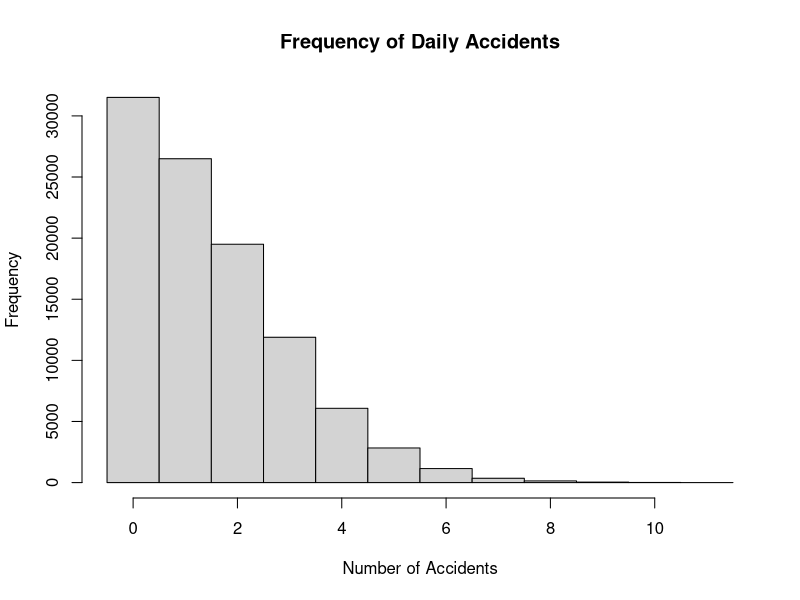

Recreate this plot in R.
# Assignment 1 
# Stochastic Processes and Bayesian Inference
install.packages('expm')
library('expm')

writeLines("==================================")
writeLines("\n\tAssignment 2\n\tMarten Skogh\n")
writeLines("==================================")

# Excersize 1.35 ----------------------------
accidents <- function() {
   poisson_param <- runif(1,0,3)
   rpois(1, poisson_param)
}

number_days <- 100000
nbr_accidents <- replicate(number_days, accidents())

sprintf("Mean number of accidents per day: %f", mean(nbr_accidents))

sprintf("Variance in number of accidents per day: %f", var(nbr_accidents))

hist(nbr_accidents,
     breaks=(-0.5:(max(nbr_accidents)+0.5)),
     main='Frequency of Daily Accidents',
     xlab='Number of Accidents')

# Exercise 2.27 ------------------------------

# (a)
gamble <- function(k,n,p) {
   # Run until win or loss
   while (k > 0 && k < n) {
      r <- runif(1,0,1)
      if (r >= p) {
         k <- k + 1
      } else {
         k <- k - 1
      }
      #print(k)
   }
   if (k == 0) {
      0
   } else {
      1
   }
}

k <- 2   # Starting capital
n <- 5   # Win condition
p <- 1/2 # Win probability

trials <- 100000

simlist <- replicate(trials, gamble(k,n,p))
win_mean <- mean(simlist)

sprintf("Expected risk of ruin: %f", 1 - win_mean)

# (b)
init_state = c(0, 0, 1, 0, 0, 0)

trans_prob <- c(  1,   0,   0,   0,   0,   0,
                1/2,   0, 1/2,   0,   0,   0,
                  0, 1/2,   0, 1/2,   0,   0,
                  0,   0, 1/2,   0, 1/2,   0,
                  0,   0,   0, 1/2,   0, 1/2,
                  0,    0,   0,   0,   0,  1)

P <- matrix(trans_prob, nrow=6, byrow=TRUE)
rownames(P) <- c("0", "1", "2", "3", "4", "5")
colnames(P) <- c("0", "1", "2", "3", "4", "5")

n <- 100

final_prob <- init_state %*% (P %^% n)

sprintf("Longterm probability for ruin: %f", final_prob[1])

# (c)

exact_prob = (n - k)/n
sprintf("Exact probability: %f", exact_prob)


# Exercise 3.52 -------------------------------

# (a) See example 3.28.

# You can't really be in the states 2, 5 and 8 so we don't need those states 
# represented in our transition matrix. 

trans_prob <- c(0, 1, 1, 1, 0, 1, 0,
                0, 0, 2, 1, 0, 1, 0,
                0, 0, 1, 1, 1, 1, 0,
                0, 0, 1, 1, 1, 1, 0,
                0, 0, 0, 1, 1, 1, 1,
                0, 0, 0, 1, 0, 2, 1,
                0, 0, 0, 0, 0, 0, 4) / 4

P <- matrix(trans_prob, ncol=7, byrow=TRUE)
rownames(P) <- c("0", "1", "3", "4", "6", "7", "9")
colnames(P) <- c("0", "1", "3", "4", "6", "7", "9")

Q <- P[1:6,1:6]
F <- solve(diag(6) - Q)
a <- F %*% rep(1,6)

colnames(a) <- c("9")

sprintf("Expected number of steps to win finish the game (0->9): %f", (a[1]))

# (b) See example 3.29.

# We make 3 an absorbing state since we have two possible outcomes: either we 
# pass through 3 or we don't.

P2 <- P[3:7, 3:7] # No prob to land on 0,1
P2 <- P2[c(2,3,4,1,5), c(2,3,4,1,5)] # Reorder to block matrix
P2[4, 1:5] <- c(0, 0, 0, 1, 0) 

Q <- P2[1:3, 1:3]
R <- P2[1:3, 4:5]
F <- solve(diag(3) - Q)
a <- F %*% R

#colnames(a) <- c("3", "9")

sprintf("Probability of passing through 3 if starting on 6: %f", a["6","3"])
sprintf("Probability of not passing through 3 if starting on 6: %f", a["6","9"])
